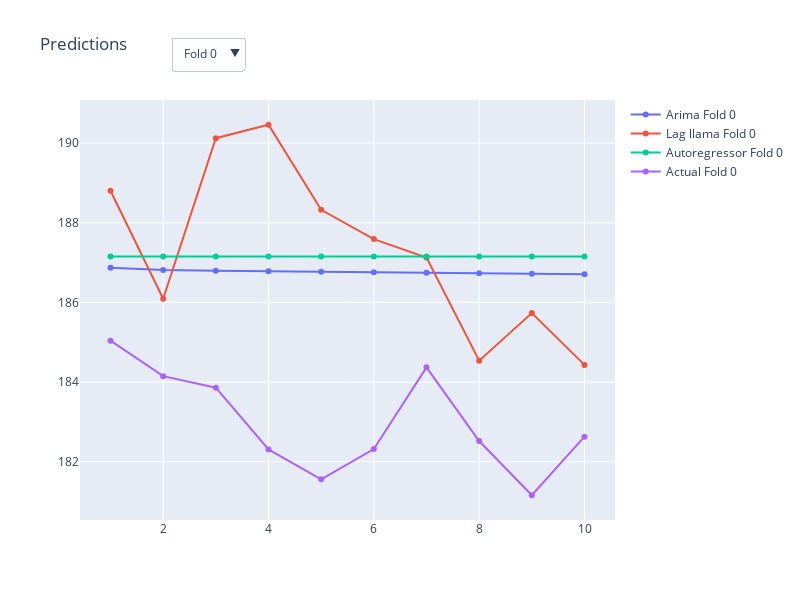

The code cell stored with this chart in its notebook:
### Code cell
def visualize_predictions(p, a):
    """
    Visualizes the predictions and actual values of the time series.

    Parameters:
    p (list of pd.DataFrame): List containing the dataframes for the models.
    a (pd.DataFrame): DataFrame containing the actual values.

    Returns:
    fig: Plotly figure object.
    """
    model_mapping = {
        "Arima": p[0],
        "Lag llama": p[1],
        "Autoregressor": p[2]
    }

    models = list(model_mapping.keys())
    folds = list(range(len(a)))

    fig = make_subplots(rows=1, cols=1)
    
    # Add traces for all models and folds, but make them invisible initially
    for model in models:
        for fold in folds:
            predicted_values = model_mapping[model].iloc[fold].values
            fig.add_trace(go.Scatter(x=list(range(1, len(predicted_values)+1)), 
                                     y=predicted_values, 
                                     mode='lines+markers', 
                                     name=f'{model} Fold {fold}',
                                     visible=False))
            
    for fold in folds:
        actual_values = a.iloc[fold].values
        fig.add_trace(go.Scatter(x=list(range(1, len(actual_values)+1)), 
                                 y=actual_values, 
                                 mode='lines+markers', 
                                 name=f'Actual Fold {fold}',
                                 visible=False))

    # Create buttons for folds
    fold_buttons = []
    for fold in folds:
        visibility = []
        for trace in fig.data:
            if f'Fold {fold}' in trace.name:
                visibility.append(True)
            else:
                visibility.append(False)
        button = dict(
            label=f'Fold {fold}',
            method='update',
            args=[{'visible': visibility},
                  {'title': f'Predictions for Fold {fold}'}]
        )
        fold_buttons.append(button)

    fig.update_layout(
        updatemenus=[
            dict(active=0,
                 buttons=fold_buttons,
                 direction='down',
                 showactive=True,
                 x=0.17,
                 xanchor="left",
                 y=1.15,
                 yanchor="top")
        ],
        title=f'Predictions',
        height=600,
        width=800
    )
    
    # Initially show the first fold
    fig.update_traces(visible=True, selector=dict(name=f'Arima Fold 0'))
    fig.update_traces(visible=True, selector=dict(name=f'Lag llama Fold 0'))
    fig.update_traces(visible=True, selector=dict(name=f'Autoregressor Fold 0'))
    fig.update_traces(visible=True, selector=dict(name=f'Actual Fold 0'))

    return fig

# Example usage
fig = visualize_predictions(p, a)
fig.show()

### Figure 1 — Plotly figure (JSON) as saved in the notebook; plotly's stock layout.template omitted (floating-point values rounded to 4 significant figures)
{"data": [{"mode": "lines+markers", "name": "Arima Fold 0", "type": "scatter", "visible": true, "x": [1, 2, 3, 4, 5, 6, 7, 8, 9, 10], "y": [186.9, 186.8, 186.8, 186.8, 186.8, 186.8, 186.7, 186.7, 186.7, 186.7]}, {"mode": "lines+markers", "name": "Arima Fold 1", "type": "scatter", "visible": false, "x": [1, 2, 3, 4, 5, 6, 7, 8, 9, 10], "y": [182.8, 182.8, 182.8, 182.8, 182.7, 182.7, 182.7, 182.6, 182.6, 182.6]}, {"mode": "lines+markers", "name": "Arima Fold 2", "type": "scatter", "visible": false, "x": [1, 2, 3, 4, 5, 6, 7, 8, 9, 10], "y": [173.2, 173.2, 173.2, 173.2, 173.2, 173.2, 173.1, 173.1, 173.1, 173.1]}, {"mode": "lines+markers", "name": "Arima Fold 3", "type": "scatter", "visible": false, "x": [1, 2, 3, 4, 5, 6, 7, 8, 9, 10], "y": [169.6, 169.6, 169.5, 169.5, 169.5, 169.5, 169.5, 169.4, 169.4, 169.4]}, {"mode": "lines+markers", "name": "Arima Fold 4", "type": "scatter", "visible": false, "x": [1, 2, 3, 4, 5, 6, 7, 8, 9, 10], "y": [167.5, 167.5, 167.5, 167.5, 167.4, 167.4, 167.4, 167.4, 167.4, 167.4]}, {"mode": "lines+markers", "name": "Arima Fold 5", "type": "scatter", "visible": false, "x": [1, 2, 3, 4, 5, 6, 7, 8, 9, 10], "y": [170.2, 170.1, 169.4, 169.8, 170.0, 169.2, 169.3, 169.7, 169.1, 168.9]}, {"mode": "lines+markers", "name": "Arima Fold 6", "type": "scatter", "visible": false, "x": [1, 2, 3, 4, 5, 6, 7, 8, 9, 10], "y": [182.8, 182.7, 182.7, 182.7, 182.7, 182.6, 182.6, 182.6, 182.5, 182.5]}, {"mode": "lines+markers", "name": "Arima Fold 7", "type": "scatter", "visible": false, "x": [1, 2, 3, 4, 5, 6, 7, 8, 9, 10], "y": [190.7, 190.7, 190.7, 190.7, 190.8, 190.8, 190.8, 190.8, 190.8, 190.8]}, {"mode": "lines+markers", "name": "Arima Fold 8", "type": "scatter", "visible": false, "x": [1, 2, 3, 4, 5, 6, 7, 8, 9, 10], "y": [194.3, 194.3, 194.3, 194.2, 194.2, 194.2, 194.2, 194.2, 194.2, 194.1]}, {"mode": "lines+markers", "name": "Arima Fold 9", "type": "scatter", "visible": false, "x": [1, 2, 3, 4, 5, 6, 7, 8, 9, 10], "y": [207.3, 207.3, 207.3, 207.2, 207.2, 207.2, 207.2, 207.1, 207.1, 207.1]}, {"mode": "lines+markers", "name": "Lag llama Fold 0", "type": "scatter", "visible": true, "x": [1, 2, 3, 4, 5, 6, 7, 8, 9, 10], "y": [188.8, 186.1, 190.1, 190.5, 188.3, 187.6, 187.1, 184.5, 185.7, 184.4]}, {"mode": "lines+markers", "name": "Lag llama Fold 1", "type": "scatter", "visible": false, "x": [1, 2, 3, 4, 5, 6, 7, 8, 9, 10], "y": [191.9, 188.8, 189.8, 186.6, 182.9, 187.2, 192.5, 190.6, 185.7, 189.1]}, {"mode": "lines+markers", "name": "Lag llama Fold 2", "type": "scatter", "visible": false, "x": [1, 2, 3, 4, 5, 6, 7, 8, 9, 10], "y": [187.2, 180.9, 185.7, 190.3, 191.3, 188.5, 186.0, 182.1, 189.3, 186.9]}, {"mode": "lines+markers", "name": "Lag llama Fold 3", "type": "scatter", "visible": false, "x": [1, 2, 3, 4, 5, 6, 7, 8, 9, 10], "y": [180.9, 186.3, 186.9, 184.7, 184.5, 182.6, 185.8, 184.1, 187.3, 186.2]}, {"mode": "lines+markers", "name": "Lag llama Fold 4", "type": "scatter", "visible": false, "x": [1, 2, 3, 4, 5, 6, 7, 8, 9, 10], "y": [184.8, 183.5, 183.1, 180.8, 179.6, 182.0, 182.6, 182.7, 182.8, 182.8]}, {"mode": "lines+markers", "name": "Lag llama Fold 5", "type": "scatter", "visible": false, "x": [1, 2, 3, 4, 5, 6, 7, 8, 9, 10], "y": [182.8, 183.9, 181.5, 180.9, 182.4, 182.3, 185.3, 184.2, 182.1, 180.5]}, {"mode": "lines+markers", "name": "Lag llama Fold 6", "type": "scatter", "visible": false, "x": [1, 2, 3, 4, 5, 6, 7, 8, 9, 10], "y": [182.2, 184.5, 181.8, 180.7, 183.1, 179.3, 183.3, 180.0, 181.5, 184.0]}, {"mode": "lines+markers", "name": "Lag llama Fold 7", "type": "scatter", "visible": false, "x": [1, 2, 3, 4, 5, 6, 7, 8, 9, 10], "y": [181.2, 184.2, 183.1, 181.8, 180.8, 182.3, 184.2, 182.2, 182.8, 187.1]}, {"mode": "lines+markers", "name": "Lag llama Fold 8", "type": "scatter", "visible": false, "x": [1, 2, 3, 4, 5, 6, 7, 8, 9, 10], "y": [183.9, 184.2, 184.2, 182.5, 186.0, 185.3, 184.1, 187.6, 184.9, 183.7]}, {"mode": "lines+markers", "name": "Lag llama Fold 9", "type": "scatter", "visible": false, "x": [1, 2, 3, 4, 5, 6, 7, 8, 9, 10], "y": [185.8, 183.1, 182.3, 182.5, 184.2, 183.4, 181.5, 182.1, 182.9, 182.2]}, {"mode": "lines+markers", "name": "Autoregressor Fold 0", "type": "scatter", "visible": true, "x": [1, 2, 3, 4, 5, 6, 7, 8, 9, 10], "y": [187.1, 187.1, 187.1, 187.1, 187.1, 187.1, 187.1, 187.1, 187.1, 187.1]}, {"mode": "lines+markers", "name": "Autoregressor Fold 1", "type": "scatter", "visible": false, "x": [1, 2, 3, 4, 5, 6, 7, 8, 9, 10], "y": [182.6, 182.6, 182.6, 182.6, 182.6, 182.6, 182.6, 182.6, 182.6, 182.6]}, {"mode": "lines+markers", "name": "Autoregressor Fold 2", "type": "scatter", "visible": false, "x": [1, 2, 3, 4, 5, 6, 7, 8, 9, 10], "y": [173.2, 173.2, 173.2, 173.2, 173.2, 173.2, 173.2, 173.2, 173.2, 173.2]}, {"mode": "lines+markers", "name": "Autoregressor Fold 3", "type": "scatter", "visible": false, "x": [1, 2, 3, 4, 5, 6, 7, 8, 9, 10], "y": [169.7, 169.7, 169.7, 169.7, 169.7, 169.7, 169.7, 169.7, 169.7, 169.7]}, {"mode": "lines+markers", "name": "Autoregressor Fold 4", "type": "scatter", "visible": false, "x": [1, 2, 3, 4, 5, 6, 7, 8, 9, 10], "y": [167.8, 167.8, 167.8, 167.8, 167.8, 167.8, 167.8, 167.8, 167.8, 167.8]}, {"mode": "lines+markers", "name": "Autoregressor Fold 5", "type": "scatter", "visible": false, "x": [1, 2, 3, 4, 5, 6, 7, 8, 9, 10], "y": [169.0, 169.0, 169.0, 169.0, 169.0, 169.0, 169.0, 169.0, 169.0, 169.0]}, {"mode": "lines+markers", "name": "Autoregressor Fold 6", "type": "scatter", "visible": false, "x": [1, 2, 3, 4, 5, 6, 7, 8, 9, 10], "y": [182.7, 182.7, 182.7, 182.7, 182.7, 182.7, 182.7, 182.7, 182.7, 182.7]}, {"mode": "lines+markers", "name": "Autoregressor Fold 7", "type": "scatter", "visible": false, "x": [1, 2, 3, 4, 5, 6, 7, 8, 9, 10], "y": [190.9, 190.9, 190.9, 190.9, 190.9, 190.9, 190.9, 190.9, 190.9, 190.9]}, {"mode": "lines+markers", "name": "Autoregressor Fold 8", "type": "scatter", "visible": false, "x": [1, 2, 3, 4, 5, 6, 7, 8, 9, 10], "y": [194.5, 194.5, 194.5, 194.5, 194.5, 194.5, 194.5, 194.5, 194.5, 194.5]}, {"mode": "lines+markers", "name": "Autoregressor Fold 9", "type": "scatter", "visible": false, "x": [1, 2, 3, 4, 5, 6, 7, 8, 9, 10], "y": [207.5, 207.5, 207.5, 207.5, 207.5, 207.5, 207.5, 207.5, 207.5, 207.5]}, {"mode": "lines+markers", "name": "Actual Fold 0", "type": "scatter", "visible": true, "x": [1, 2, 3, 4, 5, 6, 7, 8, 9, 10], "y": [185.0, 184.1, 183.9, 182.3, 181.6, 182.3, 184.4, 182.5, 181.2, 182.6]}, {"mode": "lines+markers", "name": "Actual Fold 1", "type": "scatter", "visible": false, "x": [1, 2, 3, 4, 5, 6, 7, 8, 9, 10], "y": [181.4, 180.8, 179.7, 175.1, 170.1, 169.1, 169, 170.7, 172.8, 173.2]}, {"mode": "lines+markers", "name": "Actual Fold 2", "type": "scatter", "visible": false, "x": [1, 2, 3, 4, 5, 6, 7, 8, 9, 10], "y": [171.1, 173, 172.6, 173.7, 176.1, 178.7, 171.4, 172.3, 170.9, 169.7]}, {"mode": "lines+markers", "name": "Actual Fold 3", "type": "scatter", "visible": false, "x": [1, 2, 3, 4, 5, 6, 7, 8, 9, 10], "y": [173.3, 171.5, 170.0, 168.8, 169.6, 168.8, 169.6, 168.4, 169.7, 167.8]}, {"mode": "lines+markers", "name": "Actual Fold 4", "type": "scatter", "visible": false, "x": [1, 2, 3, 4, 5, 6, 7, 8, 9, 10], "y": [175.0, 176.6, 172.7, 169.4, 168, 167.0, 165, 165.8, 166.9, 169.0]}, {"mode": "lines+markers", "name": "Actual Fold 5", "type": "scatter", "visible": false, "x": [1, 2, 3, 4, 5, 6, 7, 8, 9, 10], "y": [169.9, 169.3, 173.5, 170.3, 169.3, 173.0, 183.4, 181.7, 182.4, 182.7]}, {"mode": "lines+markers", "name": "Actual Fold 6", "type": "scatter", "visible": false, "x": [1, 2, 3, 4, 5, 6, 7, 8, 9, 10], "y": [184.6, 183.1, 186.3, 187.4, 189.7, 189.8, 189.9, 191.0, 192.4, 190.9]}, {"mode": "lines+markers", "name": "Actual Fold 7", "type": "scatter", "visible": false, "x": [1, 2, 3, 4, 5, 6, 7, 8, 9, 10], "y": [186.9, 190.0, 190.0, 190.3, 191.3, 192.2, 194.0, 194.4, 195.9, 194.5]}, {"mode": "lines+markers", "name": "Actual Fold 8", "type": "scatter", "visible": false, "x": [1, 2, 3, 4, 5, 6, 7, 8, 9, 10], "y": [196.9, 193.1, 207.1, 213.1, 214.2, 212.5, 216.7, 214.3, 209.7, 207.5]}, {"mode": "lines+markers", "name": "Actual Fold 9", "type": "scatter", "visible": false, "x": [1, 2, 3, 4, 5, 6, 7, 8, 9, 10], "y": [208.1, 209.1, 213.2, 214.1, 210.6, 216.8, 220.3, 221.6, 226.3, 227.8]}], "layout": {"height": 600, "title": {"text": "Predictions"}, "updatemenus": [{"active": 0, "buttons": [{"args": [{"visible": [true, false, false, false, false, false, false, false, false, false, true, false, false, false, false, false, false, false, false, false, true, false, false, false, false, false, false, false, false, false, true, false, false, false, false, false, false, false, false, false]}, {"title": "Predictions for Fold 0"}], "label": "Fold 0", "method": "update"}, {"args": [{"visible": [false, true, false, false, false, false, false, false, false, false, false, true, false, false, false, false, false, false, false, false, false, true, false, false, false, false, false, false, false, false, false, true, false, false, false, false, false, false, false, false]}, {"title": "Predictions for Fold 1"}], "label": "Fold 1", "method": "update"}, {"args": [{"visible": [false, false, true, false, false, false, false, false, false, false, false, false, true, false, false, false, false, false, false, false, false, false, true, false, false, false, false, false, false, false, false, false, true, false, false, false, false, false, false, false]}, {"title": "Predictions for Fold 2"}], "label": "Fold 2", "method": "update"}, {"args": [{"visible": [false, false, false, true, false, false, false, false, false, false, false, false, false, true, false, false, false, false, false, false, false, false, false, true, false, false, false, false, false, false, false, false, false, true, false, false, false, false, false, false]}, {"title": "Predictions for Fold 3"}], "label": "Fold 3", "method": "update"}, {"args": [{"visible": [false, false, false, false, true, false, false, false, false, false, false, false, false, false, true, false, false, false, false, false, false, false, false, false, true, false, false, false, false, false, false, false, false, false, true, false, false, false, false, false]}, {"title": "Predictions for Fold 4"}], "label": "Fold 4", "method": "update"}, {"args": [{"visible": [false, false, false, false, false, true, false, false, false, false, false, false, false, false, false, true, false, false, false, false, false, false, false, false, false, true, false, false, false, false, false, false, false, false, false, true, false, false, false, false]}, {"title": "Predictions for Fold 5"}], "label": "Fold 5", "method": "update"}, {"args": [{"visible": [false, false, false, false, false, false, true, false, false, false, false, false, false, false, false, false, true, false, false, false, false, false, false, false, false, false, true, false, false, false, false, false, false, false, false, false, true, false, false, false]}, {"title": "Predictions for Fold 6"}], "label": "Fold 6", "method": "update"}, {"args": [{"visible": [false, false, false, false, false, false, false, true, false, false, false, false, false, false, false, false, false, true, false, false, false, false, false, false, false, false, false, true, false, false, false, false, false, false, false, false, false, true, false, false]}, {"title": "Predictions for Fold 7"}], "label": "Fold 7", "method": "update"}, {"args": [{"visible": [false, false, false, false, false, false, false, false, true, false, false, false, false, false, false, false, false, false, true, false, false, false, false, false, false, false, false, false, true, false, false, false, false, false, false, false, false, false, true, false]}, {"title": "Predictions for Fold 8"}], "label": "Fold 8", "method": "update"}, {"args": [{"visible": [false, false, false, false, false, false, false, false, false, true, false, false, false, false, false, false, false, false, false, true, false, false, false, false, false, false, false, false, false, true, false, false, false, false, false, false, false, false, false, true]}, {"title": "Predictions for Fold 9"}], "label": "Fold 9", "method": "update"}], "direction": "down", "showactive": true, "x": 0.17, "xanchor": "left", "y": 1.15, "yanchor": "top"}], "width": 800, "xaxis": {"anchor": "y", "domain": [0, 1]}, "yaxis": {"anchor": "x", "domain": [0, 1]}}}
